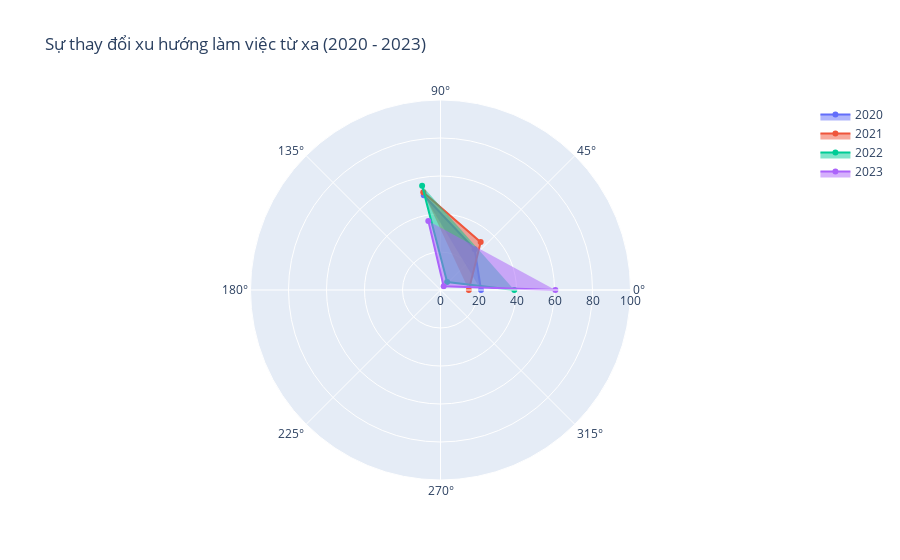

The notebook cell saved with this chart:
### Markdown cell above
### Xu hướng làm việc từ xa (Remote Work) thay đổi thế nào qua các năm?
Sử dụng **Radar Chart** để so sánh tỷ lệ các loại hình làm việc (On-site, Hybrid, Remote) thay đổi như thế nào từ năm 2020 đến 2023.

### Code cell
# Tạo bảng tổng hợp
remote_year = df.groupby(['work_year', 'remote_ratio']).size().reset_index(name='count')
# Pivot để có data vẽ
pivot_remote = remote_year.pivot(index='remote_ratio', columns='work_year', values='count').fillna(0)

# Chuẩn hóa về tỷ lệ %
pivot_remote_pct = pivot_remote.div(pivot_remote.sum(axis=0), axis=1) * 100

categories = pivot_remote_pct.index.tolist()
fig = go.Figure()

for year in pivot_remote_pct.columns:
    fig.add_trace(go.Scatterpolar(
        r=pivot_remote_pct[year].values,
        theta=categories,
        fill='toself',
        name=str(year)
    ))

fig.update_layout(
  polar=dict(radialaxis=dict(visible=True, range=[0, 100])),
  showlegend=True,
  title="Sự thay đổi xu hướng làm việc từ xa (2020 - 2023)"
)
fig.show()

### Figure 1 — Plotly figure (JSON) as saved in the notebook; plotly's stock layout.template omitted (floating-point values rounded to 4 significant figures)
{"data": [{"fill": "toself", "name": "2020", "r": [21.33, 28.0, 50.67], "theta": [0, 50, 100], "type": "scatterpolar"}, {"fill": "toself", "name": "2021", "r": [14.91, 32.89, 52.19], "theta": [0, 50, 100], "type": "scatterpolar"}, {"fill": "toself", "name": "2022", "r": [38.84, 5.422, 55.73], "theta": [0, 50, 100], "type": "scatterpolar"}, {"fill": "toself", "name": "2023", "r": [60.47, 2.595, 36.94], "theta": [0, 50, 100], "type": "scatterpolar"}], "layout": {"polar": {"radialaxis": {"range": [0, 100], "visible": true}}, "showlegend": true, "title": {"text": "Sự thay đổi xu hướng làm việc từ xa (2020 - 2023)"}}}
